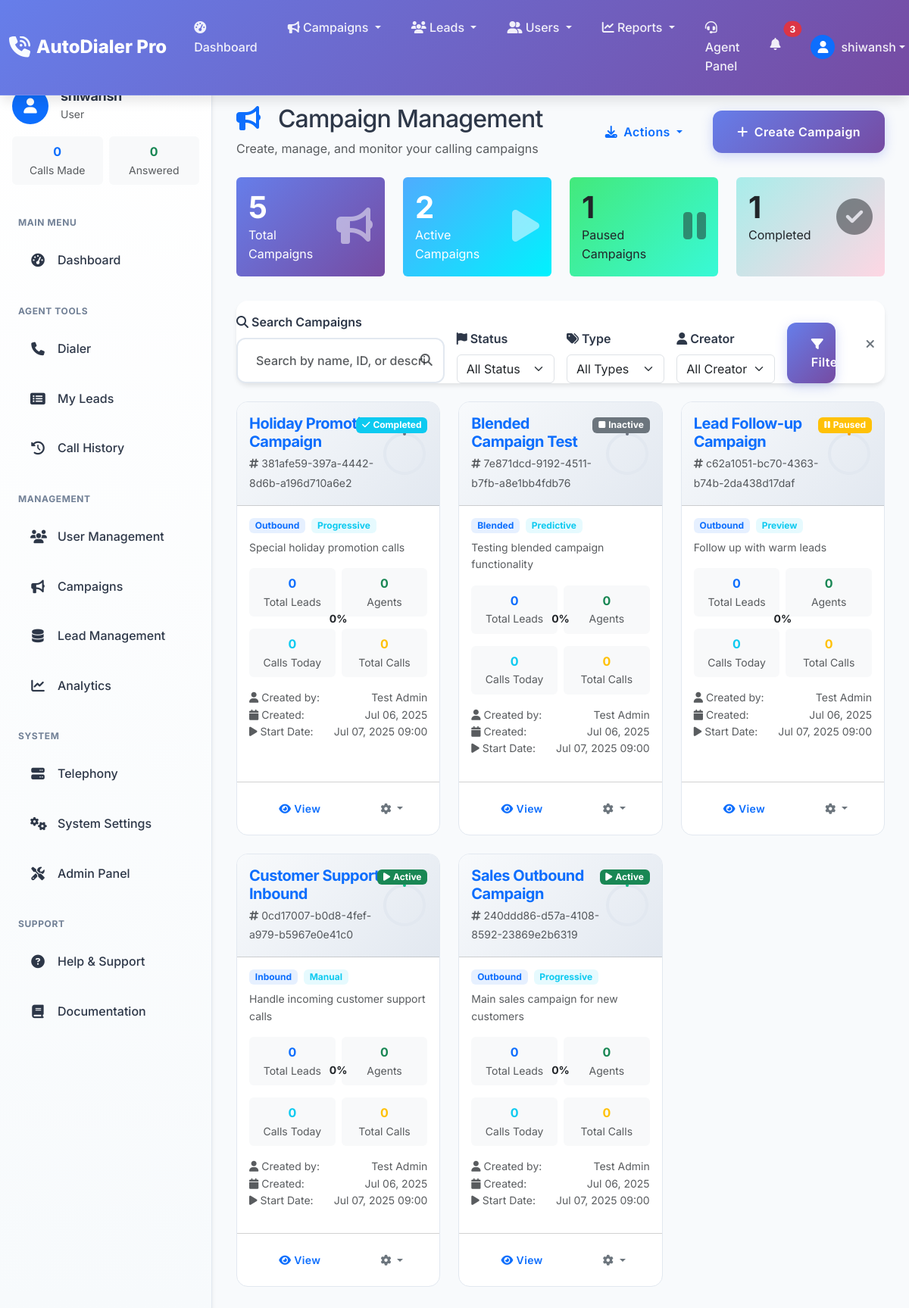
/campaigns/ (signed in), run on an earlier commit of the app's database.
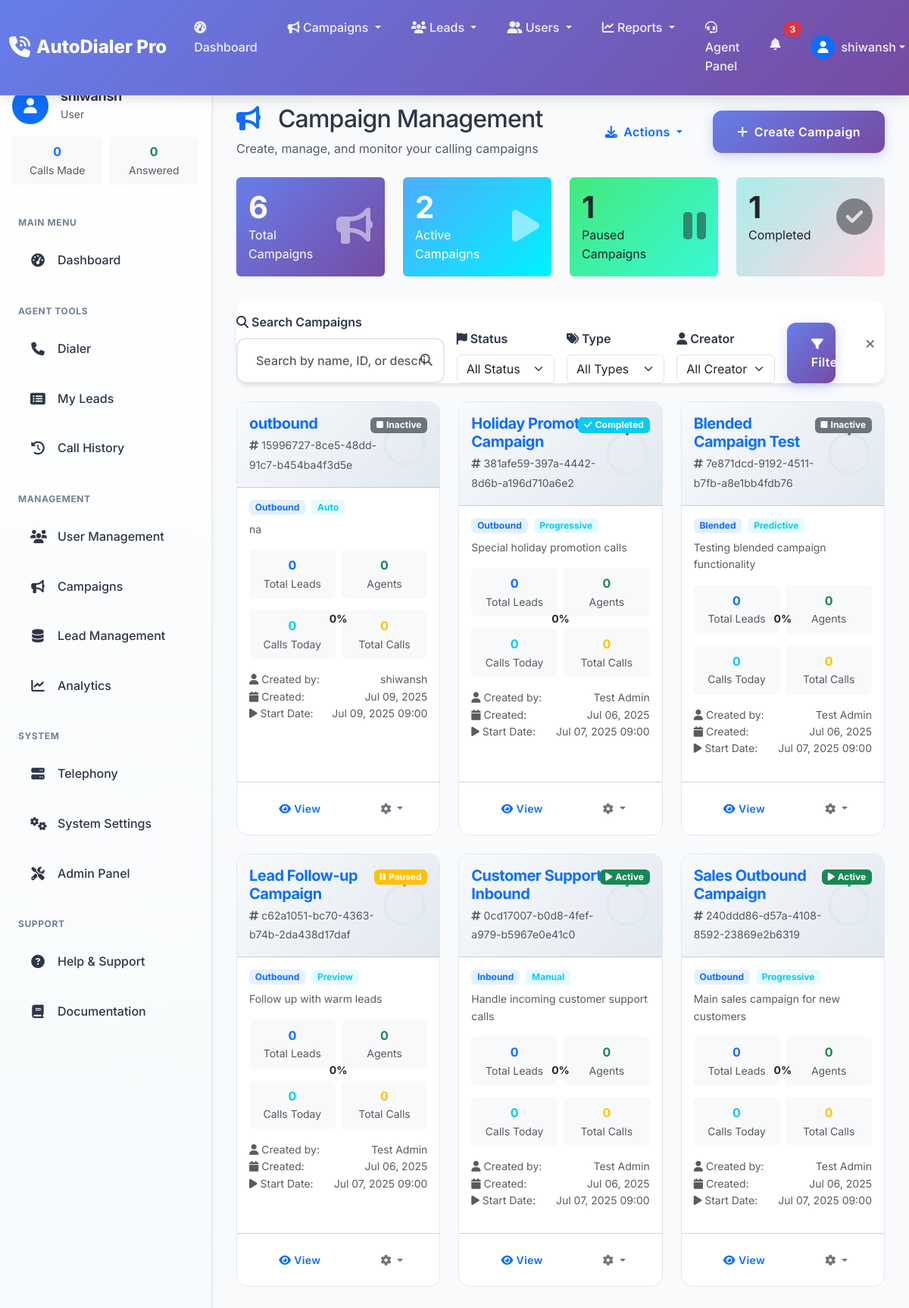
And on a later commit of the database.
### campaigns/models.py (models this page shows, shortened)
class Campaign(TimeStampedModel):
    CAMPAIGN_TYPES = [
        ('outbound', 'Outbound'),
        ('inbound', 'Inbound'),
        ('blended', 'Blended'),
    ]
    DIAL_METHODS = [
        ('manual', 'Manual'),
        ('preview', 'Preview'),
        ('progressive', 'Progressive'),
        ('predictive', 'Predictive'),
        ('auto', 'Auto'),
    ]
    STATUS_CHOICES = [
        ('inactive', 'Inactive'),
        ('active', 'Active'),
        ('paused', 'Paused'),
        ('completed', 'Completed'),
        ('archived', 'Archived'),
    ]
    name = models.CharField(max_length=200)
    description = models.TextField(blank=True)
    campaign_id = models.CharField(max_length=50, unique=True, default=generate_uuid, editable=False)
    campaign_type = models.CharField(max_length=20, choices=CAMPAIGN_TYPES, default='outbound')
    dial_method = models.CharField(max_length=20, choices=DIAL_METHODS, default='preview')
    status = models.CharField(max_length=20, choices=STATUS_CHOICES, default='inactive')
    is_active = models.BooleanField(default=False)
    TIMEZONE_CHOICES = [
        ('UTC', 'UTC (Coordinated Universal Time)'),
        ('America/New_York', 'Eastern Time (ET)'),
        ('America/Chicago', 'Central Time (CT)'),
        ('America/Denver', 'Mountain Time (MT)'),
        ('America/Los_Angeles', 'Pacific Time (PT)'),
        ('America/Phoenix', 'Arizona Time (MST)'),
        ('America/Anchorage', 'Alaska Time (AKST)'),
        ('Pacific/Honolulu', 'Hawaii Time (HST)'),
        ('Asia/Kolkata', 'India Standard Time (IST)'),
        ('Europe/London', 'Greenwich Mean Time (GMT)'),
        ('Europe/Paris', 'Central European Time (CET)'),
        ('Asia/Tokyo', 'Japan Standard Time (JST)'),
        ('Asia/Shanghai', 'China Standard Time (CST)'),
        ('Australia/Sydney', 'Australian Eastern Time (AEST)'),
    ]
    start_date = models.DateTimeField()
    end_date = models.DateTimeField(null=True, blank=True)
    daily_start_time = models.TimeField(default='09:00:00')
    daily_end_time = models.TimeField(default='17:00:00')
    timezone = models.CharField(max_length=50, choices=TIMEZONE_CHOICES, default='UTC')
    max_attempts = models.PositiveIntegerField(default=3)
    call_timeout = models.PositiveIntegerField(default=30, help_text="Timeout in seconds")
    retry_delay = models.PositiveIntegerField(default=3600, help_text="Delay between retries in seconds")
    dial_ratio = models.DecimalField(max_digits=4, decimal_places=2, default=1.0)
    max_lines = models.PositiveIntegerField(default=10)
    abandon_rate = models.DecimalField(max_digits=5, decimal_places=2, default=3.0)
    enable_recording = models.BooleanField(default=True)
    recording_delay = models.PositiveIntegerField(default=0, help_text="Recording delay in seconds")
    monitor_agents = models.BooleanField(default=False)
    lead_order = models.CharField(
        max_length=20,
        choices=[
            ('down', 'Down (Sequential)'),
            ('up', 'Up (Reverse)'),
            ('random', 'Random'),
            ('oldest_first', 'Oldest First'),
            ('newest_first', 'Newest First'),
        ],
        default='down'
    )
    use_internal_dnc = models.BooleanField(default=True)
    use_campaign_dnc = models.BooleanField(default=False)
    amd_enabled = models.BooleanField(default=False, help_text="Answering Machine Detection")
    created_by = models.ForeignKey(User, on_delete=models.CASCADE, related_name='created_campaigns')
    assigned_users = models.ManyToManyField(User, through='CampaignAgent', related_name='assigned_campaigns')
    total_leads = models.PositiveIntegerField(default=0)
    leads_called = models.PositiveIntegerField(default=0)
    leads_remaining = models.PositiveIntegerField(default=0)
    calls_today = models.PositiveIntegerField(default=0)
    class Meta:
        verbose_name = "Campaign"
        verbose_name_plural = "Campaigns"
        ordering = ['-created_at']

### campaigns/views.py (the view, shortened to what this page needs)
# urls.py: path('', views.CampaignListView.as_view(), name='list'),
class CampaignListView(LoginRequiredMixin, ListView):
    model = Campaign
    template_name = 'campaigns/campaign_list.html'
    context_object_name = 'campaigns'
    paginate_by = 20
    def get_queryset(self):
        queryset = Campaign.objects.select_related('created_by').prefetch_related(
            'assigned_users', 'daily_stats'
        ).annotate(
            assigned_agents_count=Count('assigned_users'),
            total_calls_made=Sum('daily_stats__calls_made'),
            total_sales=Sum('daily_stats__calls_answered', filter=Q(daily_stats__calls_answered__gt=0))
        )
        search_query = self.request.GET.get('search')
        if search_query:
            queryset = queryset.filter(
                Q(name__icontains=search_query) |
                Q(description__icontains=search_query) |
                Q(campaign_id__icontains=search_query)
            )
        status_filter = self.request.GET.get('status')
        if status_filter:
            queryset = queryset.filter(status=status_filter)
        campaign_type = self.request.GET.get('campaign_type')
        if campaign_type:
            queryset = queryset.filter(campaign_type=campaign_type)
        created_by = self.request.GET.get('created_by')
        if created_by:
            queryset = queryset.filter(created_by_id=created_by)
        user = self.request.user
        return queryset.distinct().order_by('-created_at')
    def get_context_data(self, **kwargs):
        context = super().get_context_data(**kwargs)
        context['total_campaigns'] = Campaign.objects.count()
        context['active_campaigns'] = Campaign.objects.filter(status='active').count()
        context['paused_campaigns'] = Campaign.objects.filter(status='paused').count()
        context['completed_campaigns'] = Campaign.objects.filter(status='completed').count()
        context['search_form'] = CampaignSearchForm(self.request.GET)
        context['managers'] = User.objects.filter(
            Q(is_staff=True) | Q(groups__name='Manager')
        ).distinct()
        return context

### campaigns/forms.py
class CampaignSearchForm(forms.Form):
    search = forms.CharField(
        max_length=100,
        required=False,
        widget=forms.TextInput(attrs={
            'class': 'form-control',
            'placeholder': 'Search campaigns...'
        })
    )
    status = forms.ChoiceField(
        choices=[('', 'All Status')] + Campaign.STATUS_CHOICES,
        required=False,
        widget=forms.Select(attrs={'class': 'form-select'})
    )
    created_by = forms.ModelChoiceField(
        queryset=User.objects.filter(is_staff=True),
        required=False,
        empty_label="All Creators",
        widget=forms.Select(attrs={'class': 'form-select'})
    )
    date_range = forms.ChoiceField(
        choices=[
            ('', 'All Time'),
            ('today', 'Today'),
            ('week', 'This Week'),
            ('month', 'This Month'),
            ('quarter', 'This Quarter'),
        ],
        required=False,
        widget=forms.Select(attrs={'class': 'form-select'})
    )

### users/models.py (called while the page is built)
    def is_manager(self):
        return self.user.groups.filter(name='Manager').exists() or self.user.is_superuser

### templates/campaigns/campaign_list.html (shortened to what the changed rows need)
{% extends 'base.html' %}
{% load static %}
{% load math_filters %}
{% block content %}
<div class="d-flex justify-content-between align-items-center mb-4">
    <div>
        <h1 class="h2 mb-2">
            <i class="fas fa-bullhorn text-primary me-3"></i>
            Campaign Management
        </h1>
    </div>
</div>
<div class="row g-4 mb-5">
    <div class="col-lg-3 col-md-6">
        <div class="card border-0 h-100" style="background: linear-gradient(135deg, #667eea 0%, #764ba2 100%);">
            <div class="card-body text-white position-relative">
                <div class="d-flex align-items-center">
                    <div class="flex-grow-1">
                        <div class="display-6 fw-bold">{{ total_campaigns }}</div>
                        <div>Total Campaigns</div>
                    </div>
                </div>
            </div>
        </div>
    </div>
</div>
{% if campaigns %}
<div class="row g-4">
    {% for campaign in campaigns %}
    <div class="col-lg-6 col-xl-4">
        <div class="card campaign-card h-100">
            <div class="campaign-status-badge">
                <span class="badge {% if campaign.status == 'active' %}bg-success{% elif campaign.status == 'paused' %}bg-warning{% elif campaign.status == 'completed' %}bg-info{% else %}bg-secondary{% endif %}">
                    {% if campaign.status == 'active' %}
                        <i class="fas fa-play me-1"></i>Active
                    {% elif campaign.status == 'paused' %}
                        <i class="fas fa-pause me-1"></i>Paused
                    {% elif campaign.status == 'completed' %}
                        <i class="fas fa-check me-1"></i>Completed
                    {% else %}
                        <i class="fas fa-stop me-1"></i>Inactive
                    {% endif %}
                </span>
            </div>
            <div class="card-header campaign-stats py-3">
                <div class="d-flex align-items-center justify-content-between">
                    <div>
                        <h5 class="card-title mb-1">
                            <a href="{% url 'campaigns:detail' campaign.pk %}" class="text-decoration-none">
                                {{ campaign.name }}
                            </a>
                        </h5>
                        <small class="text-muted">
                            <i class="fas fa-hashtag me-1"></i>{{ campaign.campaign_id }}
                        </small>
                    </div>
                    <div class="progress-ring">
                        <svg class="progress-ring" width="60" height="60">
                            <circle class="progress-circle bg-secondary"
                                    stroke="#e2e8f0"
                                    cx="30"
                                    cy="30"
                                    r="26">
                            </circle>
                            <circle class="progress-circle"
                                    stroke="{% if campaign.status == 'active' %}#10b981{% elif campaign.status == 'paused' %}#f59e0b{% else %}#6b7280{% endif %}"
                                    cx="30"
                                    cy="30"
                                    r="26"
                                    stroke-dasharray="{% if campaign.total_leads > 0 %}{{ 163|mul:campaign.leads_called|div:campaign.total_leads }}{% else %}0{% endif %} 163">
                            </circle>
                        </svg>
                        <div class="position-absolute top-50 start-50 translate-middle text-center">
                            <div class="small fw-bold">
                                {% if campaign.total_leads > 0 %}
                                    {{ campaign.leads_called|mul:100|div:campaign.total_leads|floatformat:0 }}%
                                {% else %}
                                    0%
                                {% endif %}
                            </div>
                        </div>
                    </div>
                </div>
            </div>
            <div class="card-body">
                <div class="mb-3">
                    <div class="d-flex align-items-center mb-2">
                        <span class="badge bg-primary bg-opacity-10 text-primary me-2">
                            {{ campaign.get_campaign_type_display }}
                        </span>
                        <span class="badge bg-info bg-opacity-10 text-info">
                            {{ campaign.get_dial_method_display }}
                        </span>
                    </div>
                    {% if campaign.description %}
                    <p class="text-muted small mb-2">{{ campaign.description|truncatechars:80 }}</p>
                    {% endif %}
                </div>
                <div class="row g-2 mb-3">
                    <div class="col-6">
                        <div class="text-center p-2 bg-light rounded">
                            <div class="fw-bold text-primary">{{ campaign.total_leads|default:0 }}</div>
                            <div class="small text-muted">Total Leads</div>
                        </div>
                    </div>
                    <div class="col-6">
                        <div class="text-center p-2 bg-light rounded">
                            <div class="fw-bold text-success">{{ campaign.assigned_agents_count|default:0 }}</div>
                            <div class="small text-muted">Agents</div>
                        </div>
                    </div>
                </div>
                <div class="row g-2 mb-3">
                    <div class="col-6">
                        <div class="text-center p-2 bg-light rounded">
                            <div class="fw-bold text-info">{{ campaign.calls_today|default:0 }}</div>
                            <div class="small text-muted">Calls Today</div>
                        </div>
                    </div>
                    <div class="col-6">
                        <div class="text-center p-2 bg-light rounded">
                            <div class="fw-bold text-warning">{{ campaign.total_calls_made|default:0 }}</div>
                            <div class="small text-muted">Total Calls</div>
                        </div>
                    </div>
                </div>
                <div class="small text-muted mb-3">
                    <div class="d-flex justify-content-between">
                        <span><i class="fas fa-user me-1"></i>Created by:</span>
                        <span>{{ campaign.created_by.get_full_name|default:campaign.created_by.username }}</span>
                    </div>
                    <div class="d-flex justify-content-between">
                        <span><i class="fas fa-calendar me-1"></i>Created:</span>
                        <span>{{ campaign.created_at|date:"M d, Y" }}</span>
                    </div>
                    {% if campaign.start_date %}
                    <div class="d-flex justify-content-between">
                        <span><i class="fas fa-play me-1"></i>Start Date:</span>
                        <span>{{ campaign.start_date|date:"M d, Y H:i" }}</span>
                    </div>
                    {% endif %}
                </div>
            </div>
            <div class="card-footer bg-transparent">
                <div class="d-flex gap-2">
                    <a href="{% url 'campaigns:detail' campaign.pk %}" class="btn btn-outline-primary btn-sm flex-fill">
                        <i class="fas fa-eye me-1"></i>View
                    </a>
                    {% if user.is_staff or campaign.created_by == user or user.profile.is_manager %}
                    <div class="dropdown">
                        <button class="btn btn-outline-secondary btn-sm dropdown-toggle" data-bs-toggle="dropdown">
                            <i class="fas fa-cog"></i>
                        </button>
                    </div>
                    {% endif %}
                </div>
            </div>
        </div>
    </div>
    {% endfor %}
</div>
{% endif %}
{% endblock %}

What changed in the data, as far as the page shows it:
added Campaign: status "inactive" (drawn), name "outbound", campaign_id "15996727-8ce5-48dd-91c7-b454ba4f3d5e", shows "0%", campaign_type "Outbound", dial_method "Auto", description "na", total_leads "0", assigned_agents_count "0", calls_today "0", total_calls_made "0", created_by.get_full_name "shiwansh", created_at "Jul 09, 2025", start_date "Jul 09, 2025 09:00"
Also different on the page:
{{ total_campaigns }}: "5" → "6"
